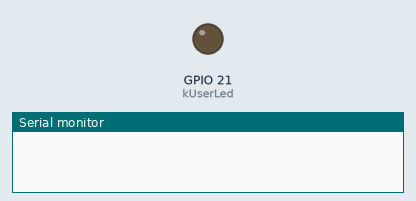
Recording of a sketch running on a simulated Seeed XIAO ESP32-S3. Shown: output pins drawn as LEDs (lit = HIGH), the last lines printed to the serial monitor.

Above: at 1.57 s.
At 2.7 s:
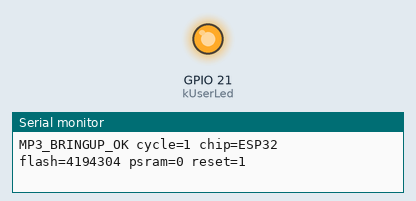
Timing chart, 0 to 6.1 s (numbered marks = the images above):
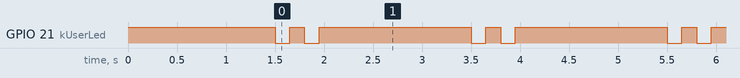

The sketch:

blink.ino
```cpp
#include <Arduino.h>
#include <esp_system.h>

// XIAO ESP32S3 Plus user LED: GPIO21, active LOW.
constexpr uint8_t kUserLed = 21;
uint32_t cycle = 0;

void setup() {
  pinMode(kUserLed, OUTPUT);
  digitalWrite(kUserLed, HIGH);
  Serial.begin(115200);
  delay(1500);
}

void loop() {
  // Two short flashes followed by a pause distinguish this from factory Blink.
  for (int flash = 0; flash < 2; ++flash) {
    digitalWrite(kUserLed, LOW);
    delay(150);
    digitalWrite(kUserLed, HIGH);
    delay(150);
  }
  Serial.printf("MP3_BRINGUP_OK cycle=%lu chip=%s flash=%lu psram=%lu reset=%d\n",
                static_cast<unsigned long>(++cycle), ESP.getChipModel(),
                static_cast<unsigned long>(ESP.getFlashChipSize()),
                static_cast<unsigned long>(ESP.getPsramSize()),
                static_cast<int>(esp_reset_reason()));
  delay(1400);
}
```

Measured:
- by itself, GPIO 21 (kUserLed): repeats every 2.0 s: HIGH 0.15 s, LOW 0.15 s, HIGH 1.6 s, LOW 0.15 s
- by itself, everything shown: repeats every 2.0 s, in 4 steps
